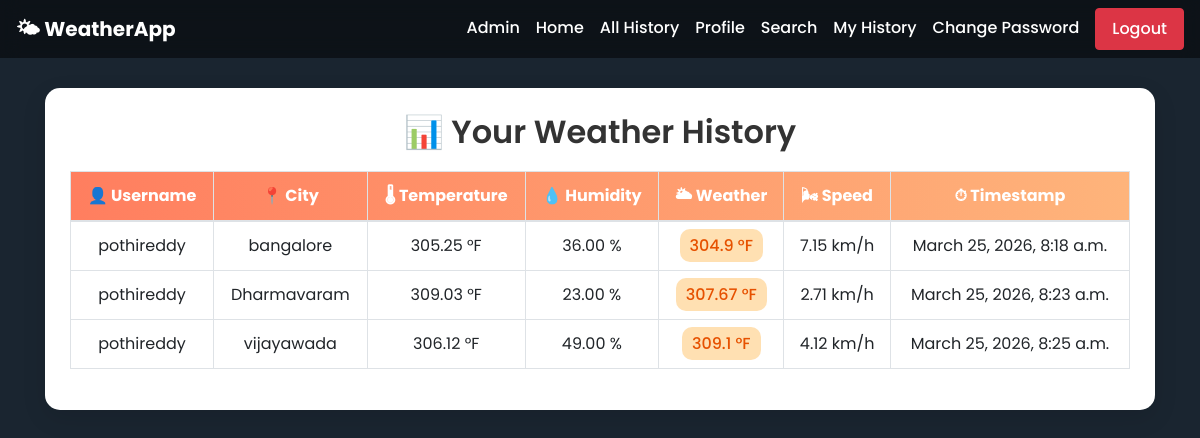
The page /user_history/ (signed in) on the database as committed earlier.
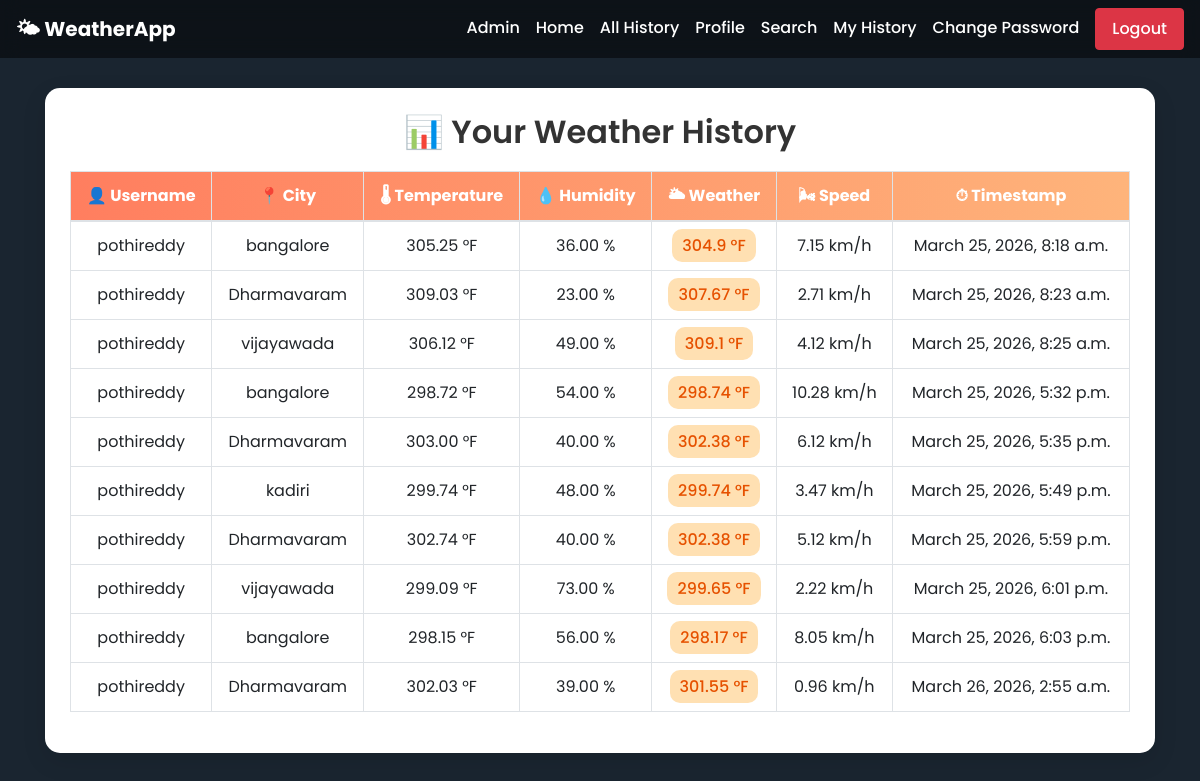
The same page on the database as committed later.
### app/models.py (models this page shows, shortened)
class WeatherData(models.Model):
    username = models.ForeignKey(User,on_delete=models.CASCADE,default=0)
    city = models.CharField(max_length=100)
    temperature = models.DecimalField(max_digits=5, decimal_places=2)
    humidity = models.DecimalField(max_digits=5, decimal_places=2)
    weather = models.CharField(max_length=10,default=0)
    speed = models.CharField(max_length=10,default=0)
    timestamp = models.DateTimeField(auto_now_add=True)

### app/views.py (the view)
# urls.py: path('user_history/',user_history,name='user_history'),
@login_required
def user_history(request):
    username=request.session['username']
    UO=User.objects.get(username=username)
    LWO=WeatherData.objects.filter(username=UO)
    context = {'LWO':LWO}
    return render(request,'user_history.html',context)

### templates/user_history.html (shortened to what this page needs)
{% extends 'dummy.html' %}
{% block body_block %}
<div class="history-container">
    <h2 class="history-title">📊 Your Weather History</h2>
    <div class="table-responsive">
        <table class="table table-bordered table-hover text-center">
            <thead>
                <tr>
                    <th>👤 Username</th>
                    <th>📍 City</th>
                    <th>🌡 Temperature</th>
                    <th>💧 Humidity</th>
                    <th>🌥 Weather</th>
                    <th>🌬 Speed</th>
                    <th>⏱ Timestamp</th>
                </tr>
            </thead>
            <tbody>
                {% for obj in LWO %}
                <tr>
                    <td>{{ obj.username }}</td>
                    <td>{{ obj.city }}</td>
                    <td>{{ obj.temperature }} °F</td>
                    <td>{{ obj.humidity }} %</td>
                    <td>
                        <span class="badge-weather">{{ obj.weather }} °F</span>
                    </td>
                    <td>{{ obj.speed }} km/h</td>
                    <td>{{ obj.timestamp }}</td>
                </tr>
                {% empty %}
                <tr>
                    <td colspan="7" class="empty-msg">No history available</td>
                </tr>
                {% endfor %}
            </tbody>
        </table>
    </div>
</div>
{% endblock %}

Rows that differ between the two databases and show on the page:
added WeatherData: username "pothireddy", city "bangalore", temperature "298.72", humidity "54.00", weather "298.74", speed "10.28", timestamp "March 25, 2026, 5:32 p.m."
added WeatherData: username "pothireddy", city "Dharmavaram", temperature "303.00", humidity "40.00", weather "302.38", speed "6.12", timestamp "March 25, 2026, 5:35 p.m."
added WeatherData: username "pothireddy", city "kadiri", temperature "299.74", humidity "48.00", weather "299.74", speed "3.47", timestamp "March 25, 2026, 5:49 p.m."
added WeatherData: username "pothireddy", city "Dharmavaram", temperature "302.74", humidity "40.00", weather "302.38", speed "5.12", timestamp "March 25, 2026, 5:59 p.m."
added WeatherData: username "pothireddy", city "vijayawada", temperature "299.09", humidity "73.00", weather "299.65", speed "2.22", timestamp "March 25, 2026, 6:01 p.m."
added WeatherData: username "pothireddy", city "bangalore", temperature "298.15", humidity "56.00", weather "298.17", speed "8.05", timestamp "March 25, 2026, 6:03 p.m."
added WeatherData: username "pothireddy", city "Dharmavaram", temperature "302.03", humidity "39.00", weather "301.55", speed "0.96", timestamp "March 26, 2026, 2:55 a.m."
